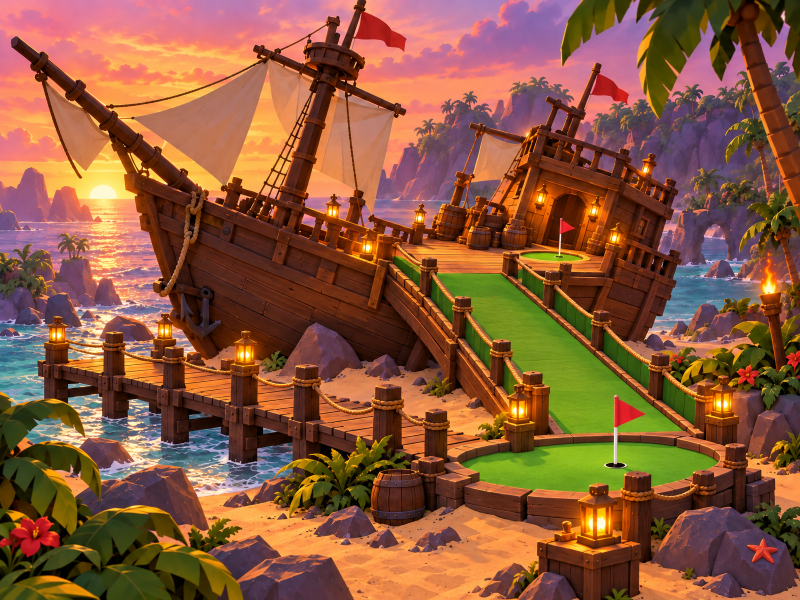
#> input picture assets/mini-golf-v2/pirate-shipwreck/concepts/r4-start-ship/raw/B2.png, 1600 x 1200 px, found by its file name (shown at 1/2 size)
$ python make_sheet_B2.py
#> lines starting #> are read from the running program, lines starting #| are printed output that depends on the picture
import math
from PIL import Image, ImageDraw, ImageFont
D='/workspace/gameart/pirate-shipwreck/r4-start-ship/'
FB='/usr/share/fonts/truetype/dejavu/DejaVuSans-Bold.ttf';F='/usr/share/fonts/truetype/dejavu/DejaVuSans.ttf'
f=lambda p,s:ImageFont.truetype(p,s)
BG=(18,28,40);GOLD=(255,236,170);TXT=(225,232,242)
WOOD=(110,70,40);DWOOD=(80,50,30);POST=(100,72,50);POST2=(122,90,64);THATCH=(200,165,90);ROCK=(115,100,92);SAND=(226,184,128);FELT=(105,185,98);FLAME=(240,110,30)
WATER=(60,150,170);DOOR=(255,60,50);PATH=(255,230,80);DIM=(255,255,255)
W=2400;M=30
HERO_W,HERO_H=1120,840
ROW1=110+56
SEC_Y=ROW1+HERO_H+40
SEC_H=600
PAL_Y=SEC_Y+60+SEC_H+30
H=PAL_Y+190+30
c=Image.new('RGB',(W,H),BG);d=ImageDraw.Draw(c)
d.text((M,40),'START SHIP B2: HOLE 1 STARTS ON THE SHIP  (Pirate Shipwreck, Look B Golden Hour Hideaway)',font=f(FB,38),fill=GOLD,anchor='lm')
d.text((M,84),'Listing hull (~15 deg), LEVEL deck and cabin for VR comfort. Spawn in cabin, tee on deck at the door, ball rolls down a wide gentle felt ramp onto the beach, cup on sand beside the pier.',font=f(F,20),fill=(210,220,230),anchor='lm')
def tag(dr,xy,t,col=(255,255,255),sz=15,anchor='mm'):
    ft=f(FB,sz);b=dr.textbbox(xy,t,font=ft,anchor=anchor)
    dr.rounded_rectangle((b[0]-5,b[1]-3,b[2]+5,b[3]+3),radius=5,fill=(15,20,30));dr.text(xy,t,font=ft,fill=col,anchor=anchor)
def arrow(dr,p,q,col,w=4):
    dr.line([p,q],fill=col,width=w)
    a=math.atan2(q[1]-p[1],q[0]-p[0]);s=13
    dr.polygon([q,(q[0]-s*math.cos(a-0.45),q[1]-s*math.sin(a-0.45)),(q[0]-s*math.cos(a+0.45),q[1]-s*math.sin(a+0.45))],fill=col)
def dash(dr,pts,col,w=4):
    for p,q in zip(pts,pts[1:]):
        n=max(2,int(math.dist(p,q)//14))
        for i in range(0,n,2):
            a=i/n;b=min((i+1)/n,1)
            dr.line([(p[0]+(q[0]-p[0])*a,p[1]+(q[1]-p[1])*a),(p[0]+(q[0]-p[0])*b,p[1]+(q[1]-p[1])*b)],fill=col,width=w)
def dim(dr,p,q,t,off=0,sz=15,vertical=False):
    dr.line([p,q],fill=DIM,width=2)
    for e in (p,q):
        if vertical: dr.line([(e[0]-7,e[1]),(e[0]+7,e[1])],fill=DIM,width=2)
        else: dr.line([(e[0],e[1]-7),(e[0],e[1]+7)],fill=DIM,width=2)
    tag(dr,((p[0]+q[0])/2+(off if vertical else 0),(p[1]+q[1])/2+(0 if vertical else off)),t,sz=sz)
# ---- hero
d.text((M,ROW1-28),'HERO 3/4 VIEW',font=f(FB,28),fill=GOLD,anchor='lm')
hero=Image.open(D+'raw/B2.png').convert('RGB').resize((HERO_W,HERO_H),Image.LANCZOS)
c.paste(hero,(M,ROW1))
tag(d,(M+700,ROW1+250),'LEVEL DECK + TEE',sz=18,col=(190,255,190))
tag(d,(M+600,ROW1+520),'12-stud felt ramp',sz=18,col=(190,255,190))
tag(d,(M+640,ROW1+700),'CUP ON SAND',sz=18,col=(190,255,190))
tag(d,(M+160,ROW1+590),'PIER',sz=18)
# ---- plan
PX=M+HERO_W+M;PW=W-PX-M
d.text((PX,ROW1-28),'TOP-DOWN PLAN  (ship ~320 x 90 studs)',font=f(FB,28),fill=GOLD,anchor='lm')
pl=Image.new('RGB',(PW,HERO_H),SAND);p=ImageDraw.Draw(pl)
#> after `pl = Image.new('RGB', (PW, HERO_H), SAND)`:
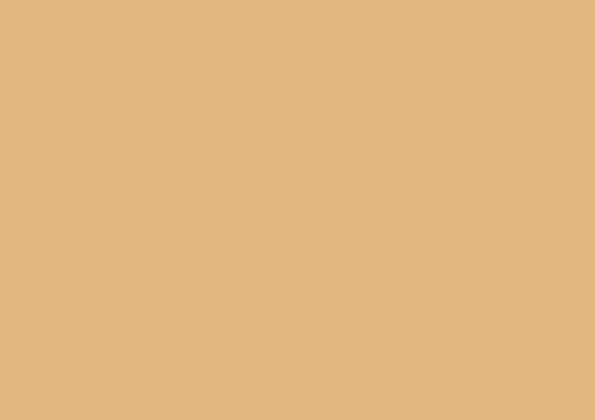
#> pl: PIL image 1190x840 RGB (shown at 1/2 size); mean R, G, B 226, 184, 128
S=2.1;ox,oy=PW//2+30,205   # ship centre px (low side = +y = down)
def T(x,y):return (ox+x*S,oy+y*S)
def poly(pts,**kw):p.polygon([T(*q) for q in pts],**kw)
def box(x0,y0,x1,y1,**kw):poly([(x0,y0),(x1,y0),(x1,y1),(x0,y1)],**kw)
# water
poly([(-400,-300),(400,-300),(400,-47),(-190,-47),(-190,60),(-152,100),(-152,130),(-400,130)],fill=WATER)
# rocks near ramp foot
for rx,ry,rr in [(-60,190,22),(-40,170,16),(-85,225,14),(-20,215,18),(10,185,12)]:
    q=T(rx,ry);p.ellipse((q[0]-rr*S,q[1]-rr*S*0.8,q[0]+rr*S,q[1]+rr*S*0.8),fill=ROCK,outline=(80,70,64))
# hull
hp=[]
n=28
for i in range(n+1):
    x=-160+320*i/n;t=(x+160)/320;hw=45*(1-t**3.2)**0.8;hw=min(45,hw+(10 if t<0.08 else 0))*(0.88+0.12*min(1,t*6));hp.append((x,hw))
hull=[(x,-y) for x,y in hp]+[(x,y) for x,y in reversed(hp)]
poly(hull,fill=DWOOD,outline=(40,25,15))
poly([(x*0.93,y*0.82) for x,y in hull],fill=WOOD)
for xx in range(-140,150,28):
    p.line([T(xx,-32),T(xx,32)],fill=(98,62,36),width=1)
for mx in (-60,15,95):
    q=T(mx,0);p.ellipse((q[0]-8,q[1]-8,q[0]+8,q[1]+8),fill=DWOOD,outline=(30,20,10))
# cabin (stern), door on low side
box(-152,-30,-92,26,fill=DWOOD,outline=(40,25,15))
tag(p,T(-122,-8),'CABIN',sz=15);tag(p,T(-122,10),'(spawn)',sz=13)
# outrigger platform (level deck extension) + tee pad
box(-134,26,-110,62,fill=POST2,outline=DWOOD)
box(-131,29,-113,43,fill=FELT,outline=(60,120,60))
# ramp
box(-128,62,-116,166,fill=FELT,outline=(60,120,60),width=2)
box(-131,62,-128,166,fill=DWOOD);box(-116,62,-113,166,fill=DWOOD)
for yy in range(70,166,16):
    p.line([T(-128,yy),T(-116,yy)],fill=(80,160,80),width=1)
# apron
poly([(-136,166),(-108,166),(-108,184),(-136,184)],fill=FELT,outline=(60,120,60))
# pier
box(-176,20,-164,190,fill=POST2,outline=DWOOD)
for yy in range(24,190,22):
    q=T(-176,yy);p.ellipse((q[0]-5,q[1]-5,q[0]+5,q[1]+5),fill=DWOOD)
    q=T(-164,yy);p.ellipse((q[0]-5,q[1]-5,q[0]+5,q[1]+5),fill=DWOOD)
# cup green
cupc=T(-122,222)
p.ellipse((cupc[0]-40*S*0.5-30,cupc[1]-24*S*0.5-24,cupc[0]+40*S*0.5+30,cupc[1]+24*S*0.5+24),fill=FELT,outline=(60,120,60),width=3)
p.ellipse((cupc[0]-7,cupc[1]-7,cupc[0]+7,cupc[1]+7),fill=(25,25,25))
p.rectangle((cupc[0]+6,cupc[1]-30,cupc[0]+9,cupc[1]-2),fill=(235,235,235));p.polygon([(cupc[0]+9,cupc[1]-30),(cupc[0]+30,cupc[1]-23),(cupc[0]+9,cupc[1]-16)],fill=(210,50,40))
# arrows/path
tee=T(-122,36)
p.ellipse((tee[0]-6,tee[1]-6,tee[0]+6,tee[1]+6),fill=(255,255,255),outline=(0,0,0))
arrow(p,T(-122,-2),T(-122,22),DOOR,5)
dash(p,[T(-122,36),T(-122,200),T(-122,214)],PATH,5)
# labels
tag(p,(T(-122,36)[0]+100,T(-122,36)[1]),'TEE ON DECK',col=(190,255,190),sz=16)
tag(p,(T(-122,130)[0]+150,T(-122,130)[1]),'RAMP  12 wide, ~13 deg',sz=16)
tag(p,(T(-122,222)[0]+150,T(-122,222)[1]-30),'CUP (on sand)',col=(190,255,190),sz=16)
tag(p,(T(-170,160)[0]-52,T(-170,160)[1]),'PIER',sz=16)
tag(p,T(-185,-12),'stern',sz=14);tag(p,T(175,0),'bow',sz=14)
tag(p,T(-55,0),'LEVEL main deck',sz=15)
tag(p,T(-60,-58),'door faces low (sand) side',sz=14,col=(255,160,150))
tag(p,T(60,190),'ROCK SHELF (decor, no ball)',sz=14)
tag(p,T(-300,-80),'lagoon',sz=15)
# dimension: ship length + beam
a=T(-160,-72);b=T(160,-72);dim(p,a,b,'~320 studs',off=-16)
dim(p,T(210,-45),T(210,45),'~90',off=34,vertical=True)
dim(p,T(-92,62),T(-92,166),'~104 run',off=0,vertical=True,sz=14)
p.rectangle((0,0,PW-1,HERO_H-1),outline=(10,15,22),width=3)
tag(p,(PW-90,HERO_H-18),'PLAN',sz=14,col=GOLD)
c.paste(pl,(PX,ROW1))
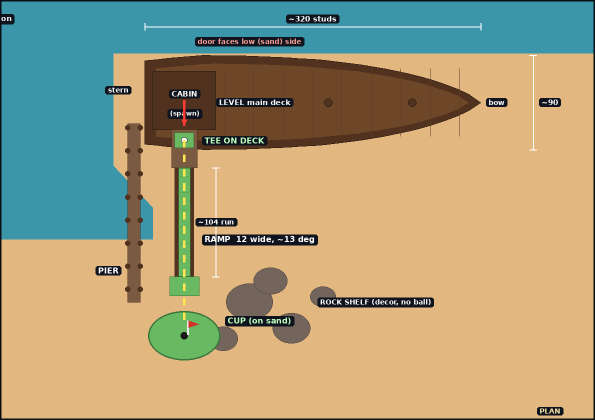
#> pl: PIL image 1190x840 RGB (shown at 1/2 size); mean R, G, B 167, 157.3, 122.9
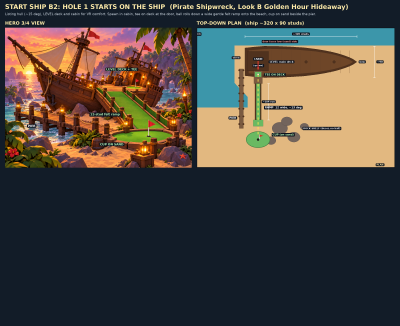
#> c: PIL image 2400x1956 RGB (shown at 1/6 size); mean R, G, B 75.6, 69.4, 62.9
# ---- side section (cross-section along ball line: ship centreline -> low side -> sand)
d.text((M,SEC_Y+22),'SIDE SECTION along the shot line  (looking along the ship; low side and sand to the right)',font=f(FB,28),fill=GOLD,anchor='lm')
SW=W-2*M;sec=Image.new('RGB',(SW,SEC_H),(32,46,64));s=ImageDraw.Draw(sec)
#> after `sec = Image.new('RGB', (SW, SEC_H), (32, 46, 64))`:
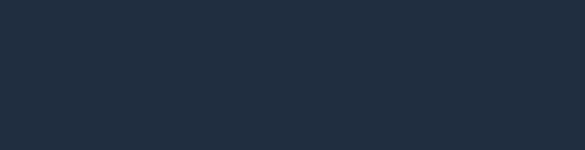
#> sec: PIL image 2340x600 RGB (shown at 1/4 size); mean R, G, B 32, 46, 64
K=6.6
X0=330;GY=SEC_H-70   # s=0 (ship centreline) px, ground y px
SX=lambda v:X0+v*K;SY=lambda v:GY-v*K
# sky gradient
for yy in range(SEC_H):
    t=yy/SEC_H;s.line([(0,yy),(SW,yy)],fill=(int(70+120*t),int(60+80*t),int(110+10*t)))
# water to the left? no: sand ground
s.rectangle((0,GY,SW,SEC_H),fill=SAND)
s.line([(0,GY),(SW,GY)],fill=(150,110,60),width=3)
# hull section, rotated 15deg cw about lower-right bilge
local=[(-45,62),(-42,30),(-30,8),(-12,0),(12,0),(30,8),(42,30),(45,62)]
ang=math.radians(15);pv=(30,8)
def rt(x,y):
    rx,ry=x-pv[0],y-pv[1]
    return (pv[0]+rx*math.cos(ang)+ry*math.sin(ang),pv[1]-rx*math.sin(ang)+ry*math.cos(ang))
rp=[rt(*q) for q in local]
miny=min(q[1] for q in rp);dy=-4-miny;dx=8
wp=[(q[0]+dx,q[1]+dy) for q in rp]
def inner(q):return q
s.polygon([(SX(a),SY(b)) for a,b in wp]+[(SX(wp[0][0]+4),SY(wp[0][1]-2))][:0],fill=DWOOD,outline=(40,25,15))
# interior hollow
inn=[(a*0.0,b) for a,b in []]
# deck at Y=24 level, from hull left to outrigger end
# find hull left/right x at y=24
def xat(side):
    pts=wp if side=='L' else wp
    return None
Ldeck=-40;Rdeck=62
s.rectangle((SX(Ldeck),SY(24),SX(Rdeck),SY(22)),fill=POST2,outline=DWOOD)
# struts to hull
for sx_ in (-30,0,30): s.line([(SX(sx_),SY(22)),(SX(sx_*0.6+dx*0.5),SY(2))],fill=DWOOD,width=5)
# outrigger support post
s.line([(SX(Rdeck-4),SY(22)),(SX(Rdeck-4),GY)],fill=POST,width=8)
# cabin on deck
s.rectangle((SX(-25),SY(24+30),SX(25),SY(24)),fill=DWOOD,outline=(40,25,15))
s.polygon([(SX(-28),SY(54)),(SX(0),SY(62)),(SX(28),SY(54))],fill=(100,60,34),outline=(40,25,15))
s.rectangle((SX(18),SY(24+16),SX(25),SY(24)),fill=(30,18,10)) # door
s.rectangle((SX(-14),SY(24+22),SX(-6),SY(24+14)),fill=(255,190,80))
tag(s,(SX(-5),SY(34)),'CABIN (level floor, spawn)',sz=13,col=(255,230,170))
# tilted mast
mb=(SX(-42),SY(24));mt=(SX(-15+160*math.sin(math.radians(15))*0.35),SY(24+160*0.6))
# mast tip ~160 shown cut off: draw to top with marker
mt=(SX(-42+60*math.sin(ang)),SY(24+60*math.cos(ang)))
s.line([mb,mt],fill=DWOOD,width=9);s.line([mb,mt],fill=(90,56,34),width=5)
tag(s,(mt[0],mt[1]-14),'mast leans with hull (tip ~160 above sand, cut off here)',sz=13)
# bulwark on high side
s.rectangle((SX(-43),SY(24+6),SX(-39),SY(24)),fill=DWOOD)
# tee pad on deck
s.rectangle((SX(30),SY(24+1.2),SX(42),SY(24)),fill=FELT,outline=(60,120,60))
s.ellipse((SX(36)-5,SY(26.5)-5,SX(36)+5,SY(26.5)+5),fill=(255,255,255),outline=(0,0,0))
tag(s,(SX(36),SY(24+9)),'TEE (on deck)',sz=14,col=(190,255,190))
# ramp: from (62,24) down 13 deg to ground
run=24/math.tan(math.radians(13));rx1=62+run
s.polygon([(SX(62),SY(24)),(SX(62),SY(22.5)),(SX(rx1),SY(0)),(SX(rx1),SY(1.5))][:4],fill=FELT,outline=(60,120,60))
# ramp support
s.polygon([(SX(62),SY(22.5)),(SX(rx1),SY(0)),(SX(62),SY(0))],fill=(150,105,60),outline=DWOOD)
# felt rail (near side shown as height 3)
s.line([(SX(62),SY(24+3.5)),(SX(rx1),SY(3.5))],fill=(80,170,80),width=4)
for i in range(7):
    v=62+run*i/6;s.line([(SX(v),SY(24-24*i/6)),(SX(v),SY(24-24*i/6+4))],fill=DWOOD,width=5)
# apron + cup
ax1=rx1+16
s.rectangle((SX(rx1),SY(1.5),SX(ax1),SY(0)),fill=FELT)
cx=ax1+36
s.rectangle((SX(ax1),SY(0.8),SX(cx+22),SY(0)),fill=FELT,outline=(60,120,60))
s.rectangle((SX(cx)-6,GY,SX(cx)+6,GY+9),fill=(25,25,25))
s.line([(SX(cx+8),SY(0)),(SX(cx+8),SY(22))],fill=(235,235,235),width=3);s.polygon([(SX(cx+8),SY(22)),(SX(cx+8)+26,SY(19)),(SX(cx+8),SY(16))],fill=(210,50,40))
tag(s,(SX(cx),GY+28),'CUP on sand (Y~0)',sz=14,col=(190,255,190))
# ground label
tag(s,(SX(95),GY+26),'sand  Y = 0',sz=14)
# angle arc
ax=SX(rx1);ay=SY(0)
s.arc((ax-110,ay-110,ax+110,ay+110),start=180-13,end=180,fill=(255,255,255),width=3)
tag(s,(ax-124,ay-14),'~13 deg (12-15 ok)',sz=15)
# horizontal ref for level deck
s.line([(SX(-48),SY(24)),(SX(70),SY(24))],fill=(255,255,255),width=1)
tag(s,(SX(52),SY(24)-22),'LEVEL deck Y~24',sz=15)
# hull tilt arc label
tag(s,(SX(-20),SY(-6)),'hull tilts ~15 deg (keel buried)',sz=14)
# dims
dim(s,(SX(62)+0,SY(-12)),(SX(rx1),SY(-12)),'ramp run ~104 studs',sz=14)
s.line([(SX(62),GY),(SX(62),SY(-14))],fill=DIM,width=1);s.line([(SX(rx1),GY),(SX(rx1),SY(-14))],fill=DIM,width=1)
dim(s,(SX(rx1+30),GY),(SX(rx1+30),SY(24)),'rise 24',off=40,vertical=True,sz=14)
dim(s,(SX(-45),SY(70)),(SX(45),SY(70)),'~90 beam',sz=14)
dim(s,(SX(Rdeck-20),SY(60)),(SX(Rdeck),SY(60)),'',sz=12)
tag(s,(SX(Rdeck)+0,SY(60)+16),'outrigger deck ~18 long',sz=13)
tag(s,(SX(ax1+4),SY(8)),'flat felt apron 16',sz=13)
tag(s,(SX(rx1-50),SY(24)-30),'felt-lined rails ~3.5 high, ramp 12 wide',sz=14,col=(190,255,190))
tag(s,(SX(cx+25),SY(40)),'~36 studs of sand to cup',sz=14)
c.paste(sec,(M,SEC_Y+50))
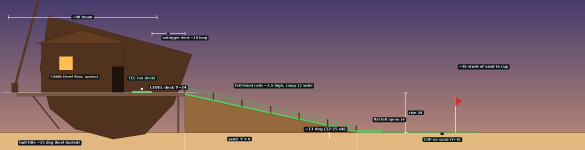
#> sec: PIL image 2340x600 RGB (shown at 1/4 size); mean R, G, B 122.9, 95.9, 99.5
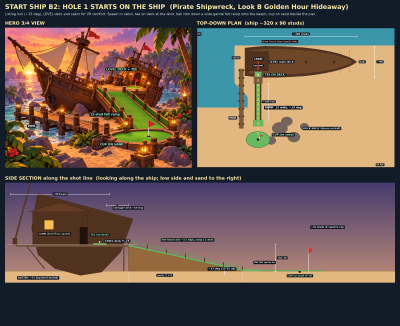
#> c: PIL image 2400x1956 RGB (shown at 1/6 size); mean R, G, B 107.5, 90.2, 81
# palette
py=PAL_Y
d.text((M,py),'PALETTE (Look B)',font=f(FB,26),fill=GOLD)
sw=[('wood',WOOD),('dark wood',DWOOD),('post wood',POST),('post wood light',POST2),('thatch',THATCH),('rock',ROCK),('sand',SAND),('felt',FELT),('torch flame',FLAME)]
n=len(sw);sx=(W-2*M-(n-1)*14)//n
for i,(nm,col) in enumerate(sw):
    x=M+i*(sx+14);d.rounded_rectangle((x,py+44,x+sx,py+124),radius=8,fill=col,outline=(240,240,240),width=2)
    d.text((x+sx//2,py+142),nm,font=f(FB,18),fill=(255,255,255),anchor='mm')
    d.text((x+sx//2,py+164),'%d,%d,%d'%col,font=f(F,17),fill=TXT,anchor='mm')
c.save(D+'start_ship_B2_hole1.png');print(c.size)
#> after `c.save(D + 'start_ship_B2_hole1.png')`:
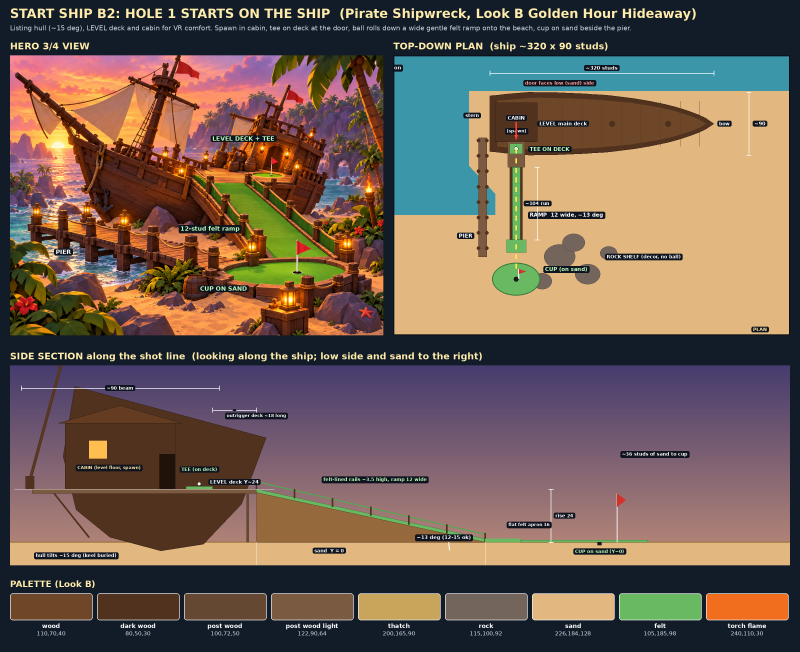
#> saved as start_ship_B2_hole1.png: PIL image 2400x1956 RGB (shown at 1/3 size); mean R, G, B 113, 94.2, 82.9
#| (2400, 1956)

$ run again, with assets/mini-golf-v2/pirate-shipwreck/concepts/r4-start-ship/raw/B3.png copied over assets/mini-golf-v2/pirate-shipwreck/concepts/r4-start-ship/raw/B2.png
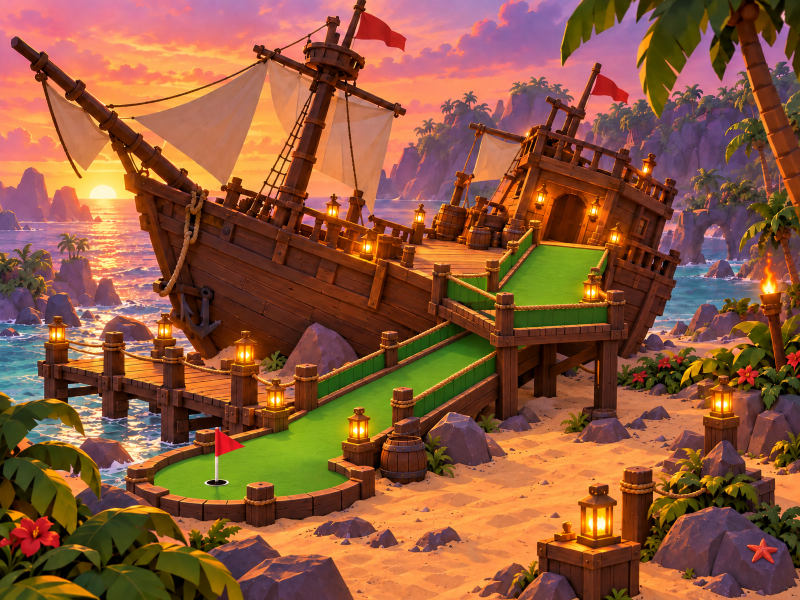
#> input picture assets/mini-golf-v2/pirate-shipwreck/concepts/r4-start-ship/raw/B3.png, 1600 x 1200 px, found by its file name (shown at 1/2 size)
#> `c.paste(pl,(PX,ROW1))`:
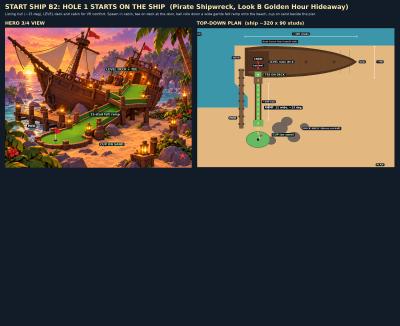
#> c: PIL image 2400x1956 RGB (shown at 1/6 size); mean R, G, B 76.2, 69.4, 62.8
#> `c.save(D + 'start_ship_B2_hole1.png')`:
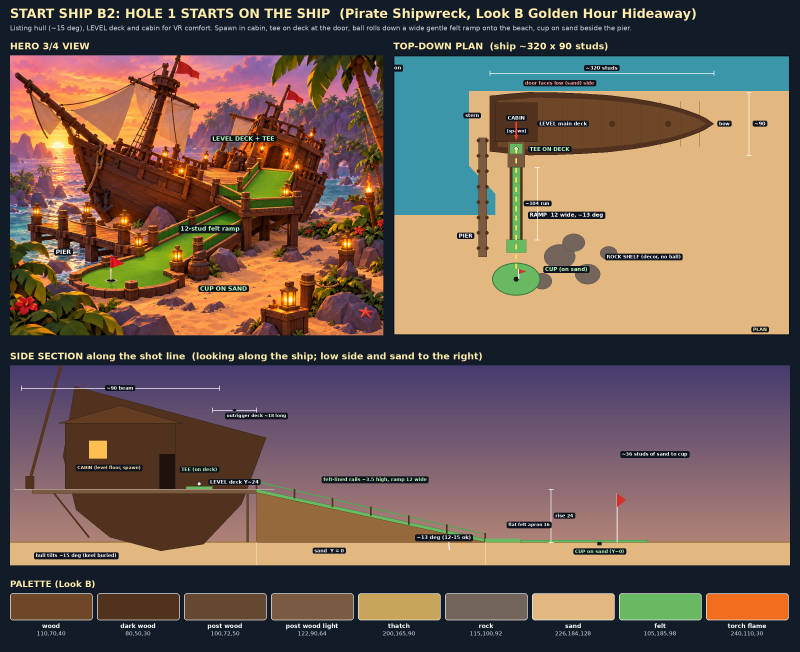
#> saved as start_ship_B2_hole1.png: PIL image 2400x1956 RGB (shown at 1/3 size); mean R, G, B 113.7, 94.2, 82.8
#| (2400, 1956)

$ run again, with assets/mini-golf-v2/pirate-shipwreck/concepts/r4-start-ship/raw/A.png copied over assets/mini-golf-v2/pirate-shipwreck/concepts/r4-start-ship/raw/B2.png
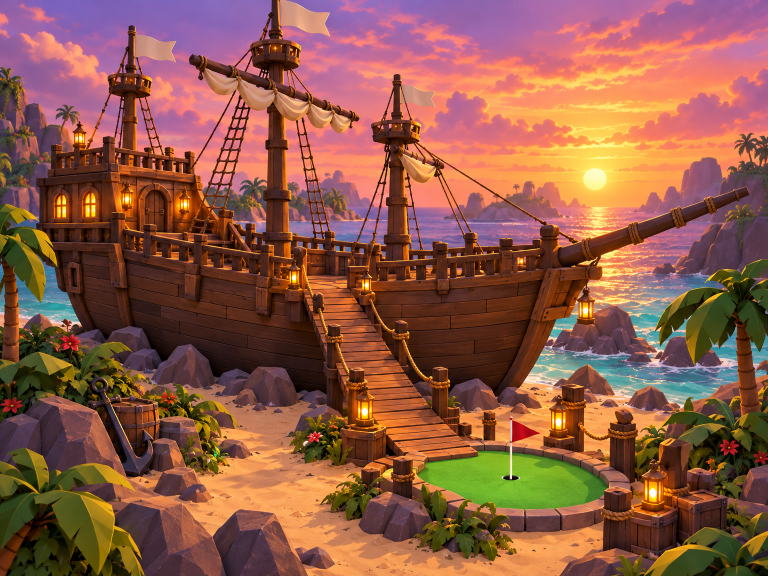
#> input picture assets/mini-golf-v2/pirate-shipwreck/concepts/r4-start-ship/raw/A.png, 1536 x 1152 px, found by its file name (shown at 1/2 size)
#> `c.paste(pl,(PX,ROW1))`:
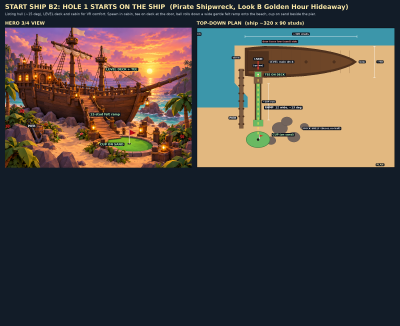
#> c: PIL image 2400x1956 RGB (shown at 1/6 size); mean R, G, B 76.3, 69.7, 65.3
#> `c.save(D + 'start_ship_B2_hole1.png')`:
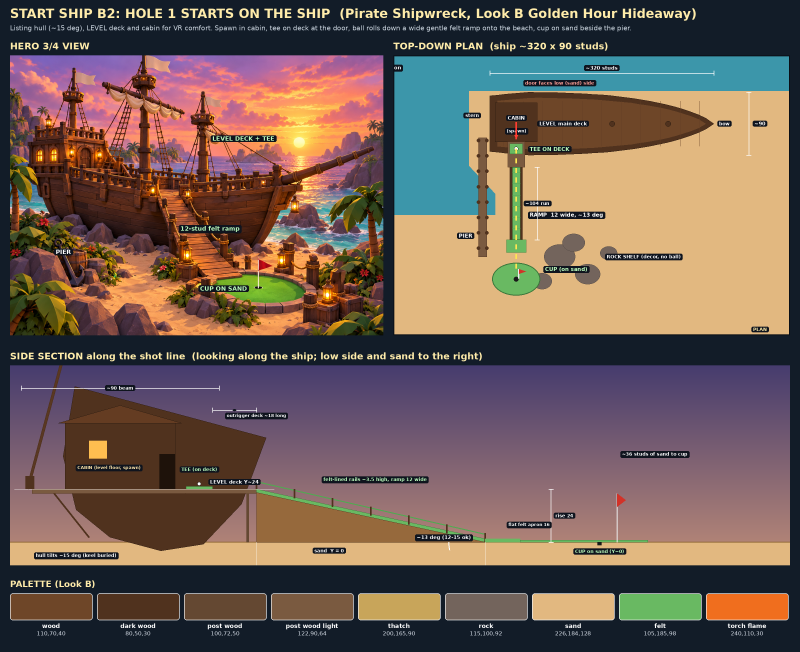
#> saved as start_ship_B2_hole1.png: PIL image 2400x1956 RGB (shown at 1/3 size); mean R, G, B 113.7, 94.5, 85.3
#| (2400, 1956)
